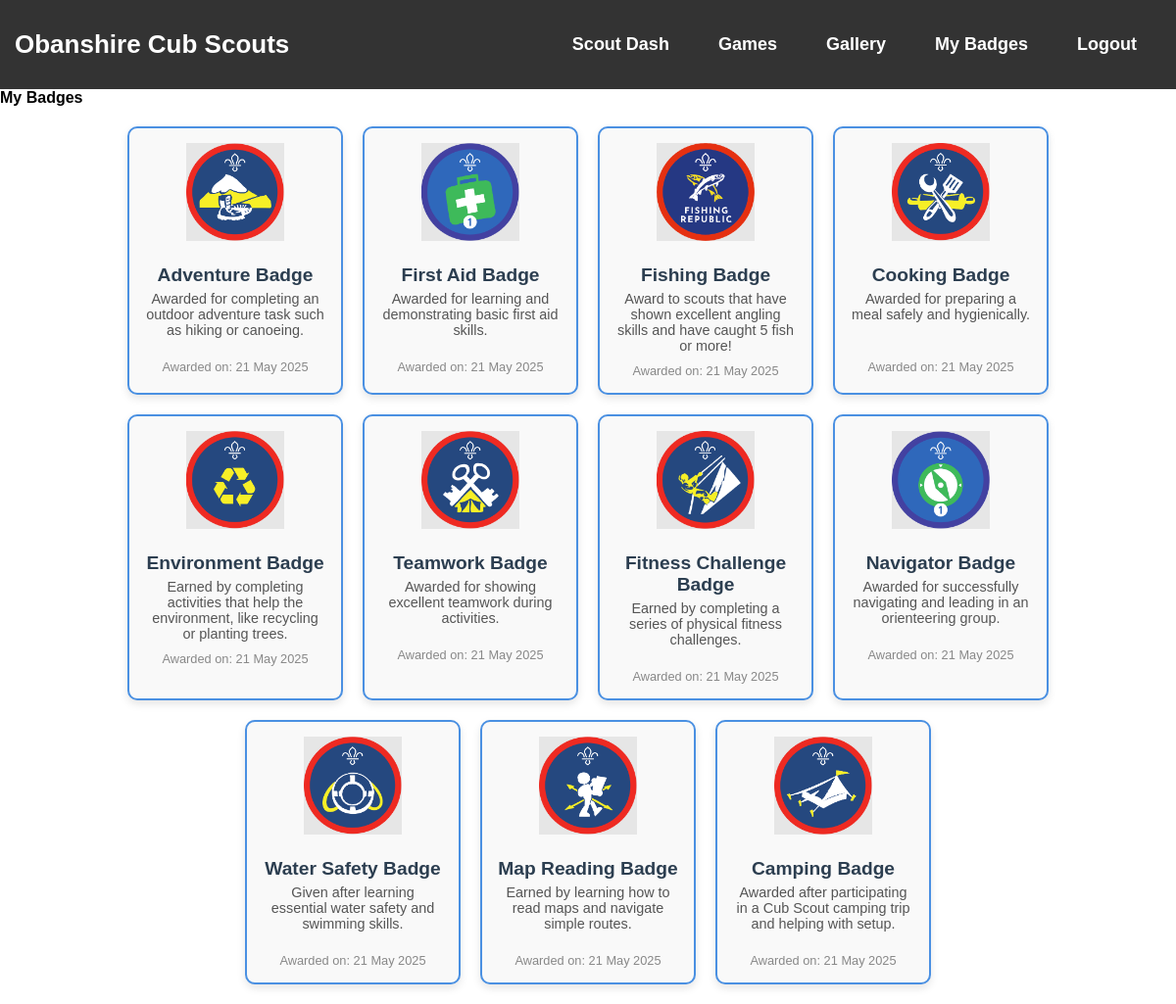
Screenshot of /public/scout/badges.php (signed in) with the database file from the repository.
### tables this page shows
CREATE TABLE `user_badges` (
  `id` int(11) NOT NULL,
  `user_id` int(11) NOT NULL,
  `badge_id` int(11) NOT NULL,
  `awarded_by` int(11) NOT NULL,
  `awarded_at` datetime DEFAULT current_timestamp()
);

CREATE TABLE `badges` (
  `id` int(11) NOT NULL,
  `name` varchar(100) NOT NULL,
  `description` text DEFAULT NULL,
  `image_path` varchar(255) DEFAULT NULL
);

### public/scout/badges.php (the view, shortened to what this page needs)
<?php
include 'config/config.php';
include 'includes/header.php';
$scout_id = $_SESSION['user_id'];
$stmt = $conn->prepare("
    SELECT b.name, b.description, b.image_path, ub.awarded_at
    FROM user_badges ub
    JOIN badges b ON ub.badge_id = b.id
    WHERE ub.user_id = ?
");
$stmt->bind_param("i", $scout_id);
$stmt->execute();
$result = $stmt->get_result();
?>
<!DOCTYPE html>
<html lang="en">
<head>
    <link rel="stylesheet" href="assets/css/scout-badges.css" />
</head>
<body>
    <h1>My Badges</h1>
    <?php if ($result->num_rows > 0): ?>
        <div class="badges-container">
            <?php while ($badge = $result->fetch_assoc()): ?>
                <div class="badge-card">
                    <img class="badge-image" src="<?= htmlspecialchars($badge['image_path']) ?>" alt="<?= htmlspecialchars($badge['name']) ?>" />
                    <h3 class="badge-title"><?= htmlspecialchars($badge['name']) ?></h3>
                    <p class="badge-description"><?= htmlspecialchars($badge['description']) ?></p>
                    <small class="badge-awarded-date">Awarded on: <?= date('d M Y', strtotime($badge['awarded_at'])) ?></small>
                </div>
            <?php endwhile; ?>
        </div>
    <?php else: ?>
        <p>You have not earned any badges yet.</p>
    <?php endif; ?>
</body>
</html>

### assets/css/style.css (style rules this page uses)
* { margin: 0; padding: 0; box-sizing: border-box; font-family: sans-serif; font-size: 16px; }

### assets/css/scout-badges.css (style rules this page uses)
.badges-container { display: flex; flex-wrap: wrap; gap: 20px; justify-content: center; padding: 20px; }
.badge-card { background-color: #f9f9f9; border: 2px solid #4a90e2; border-radius: 10px; box-shadow: 0 4px 8px rgba(0,0,0,0.1); width: 220px; padding: 15px; text-align: center; transition: transform 0.2s ease, box-shadow 0.2s ease; }
.badge-image { width: 100px; height: 100px; object-fit: contain; margin-bottom: 10px; }
.badge-title { font-size: 1.2rem; color: #2c3e50; margin: 10px 0 5px; }
.badge-description { font-size: 0.9rem; color: #555; min-height: 60px; }
.badge-awarded-date { display: block; font-size: 0.8rem; color: #888; margin-top: 10px; }
@media (min-width: 1024px) { .badge-card { width: 220px; } }

### rows the page displays
user_badges: badge.image_path (picture), badge.name "Adventure Badge", badge.description "Awarded for completing an outdoor adventure task such as hiking or canoeing.", awarded_at "21 May 2025"
user_badges: badge.image_path (picture), badge.name "First Aid Badge", badge.description "Awarded for learning and demonstrating basic first aid skills.", awarded_at "21 May 2025"
user_badges: badge.image_path (picture), badge.name "Fishing Badge", badge.description "Award to scouts that have shown excellent angling skills and have caught 5 fish or more!", awarded_at "21 May 2025"
user_badges: badge.image_path (picture), badge.name "Cooking Badge", badge.description "Awarded for preparing a meal safely and hygienically.", awarded_at "21 May 2025"
user_badges: badge.image_path (picture), badge.name "Environment Badge", badge.description "Earned by completing activities that help the environment, like recycling or planting trees.", awarded_at "21 May 2025"
user_badges: badge.image_path (picture), badge.name "Teamwork Badge", badge.description "Awarded for showing excellent teamwork during activities.", awarded_at "21 May 2025"
user_badges: badge.image_path (picture), badge.name "Fitness Challenge Badge", badge.description "Earned by completing a series of physical fitness challenges.", awarded_at "21 May 2025"
user_badges: badge.image_path (picture), badge.name "Navigator Badge", badge.description "Awarded for successfully navigating and leading in an orienteering group.", awarded_at "21 May 2025"
user_badges: badge.image_path (picture), badge.name "Water Safety Badge", badge.description "Given after learning essential water safety and swimming skills.", awarded_at "21 May 2025"
user_badges: badge.image_path (picture), badge.name "Map Reading Badge", badge.description "Earned by learning how to read maps and navigate simple routes.", awarded_at "21 May 2025"
user_badges: badge.image_path (picture), badge.name "Camping Badge", badge.description "Awarded after participating in a Cub Scout camping trip and helping with setup.", awarded_at "21 May 2025"
